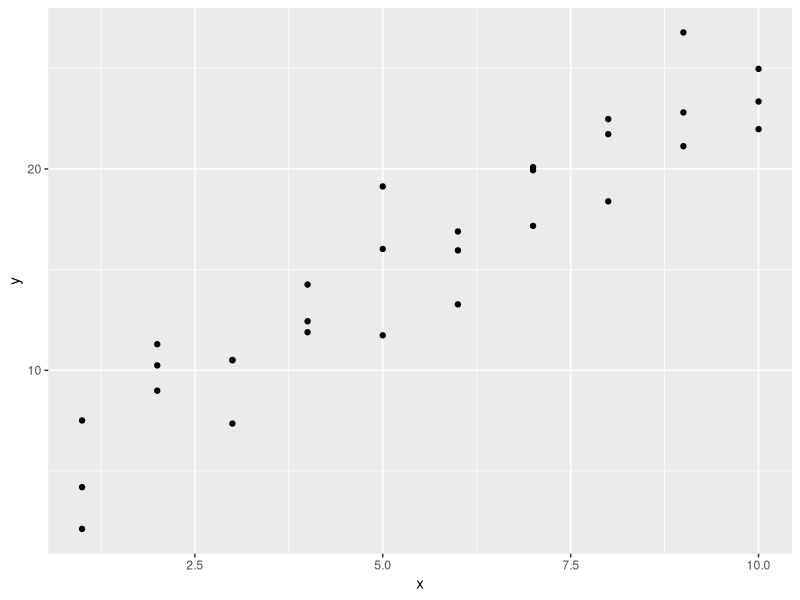
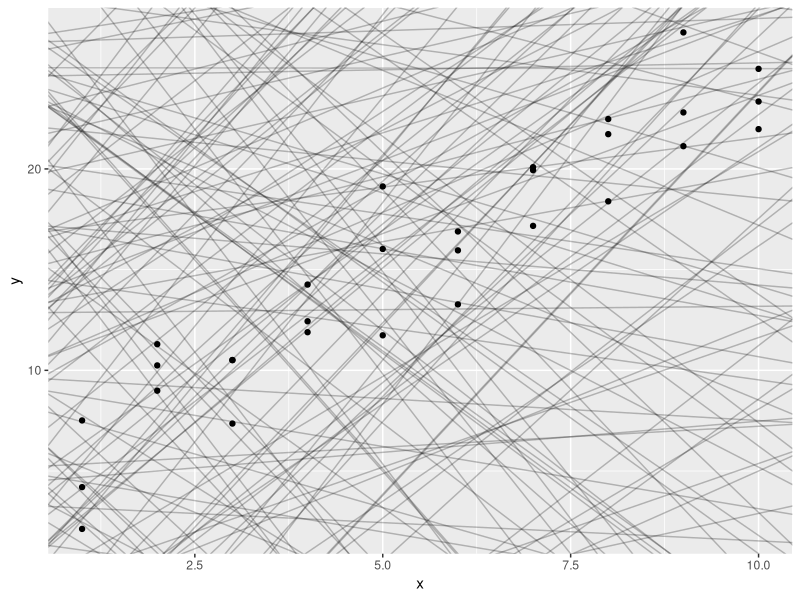
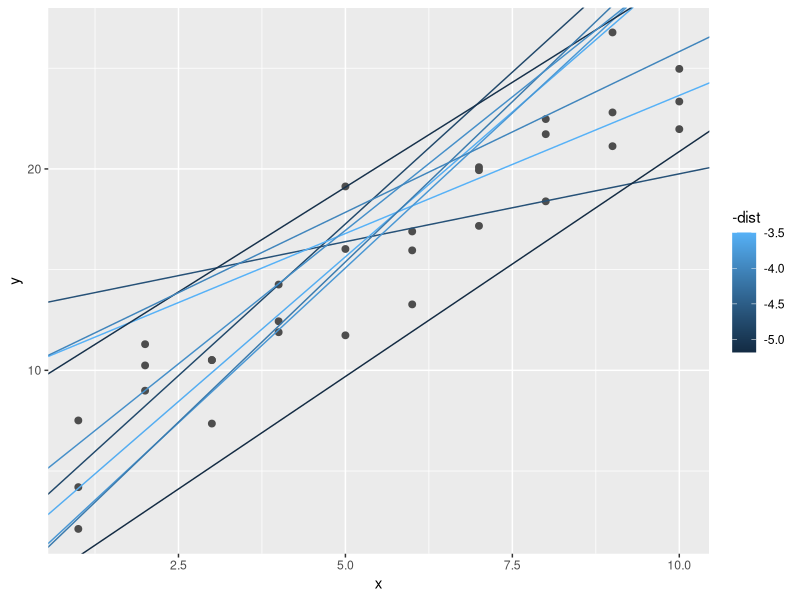
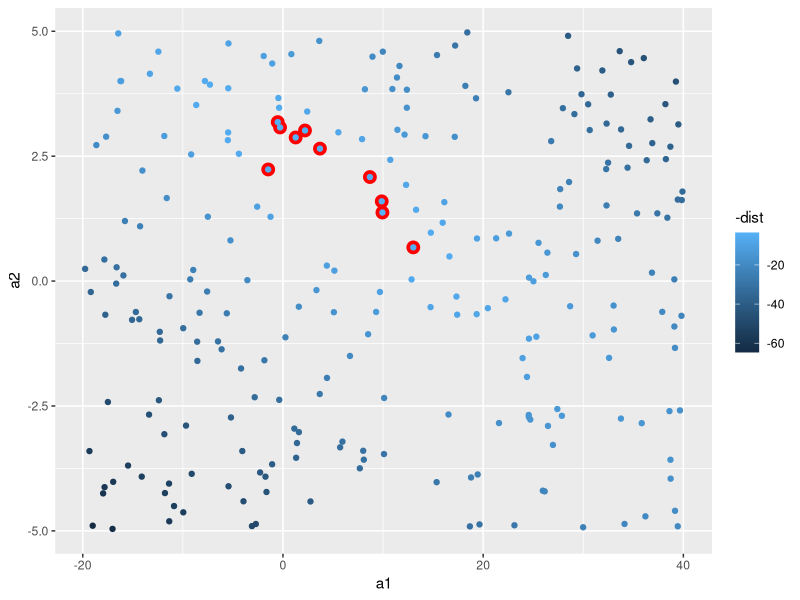
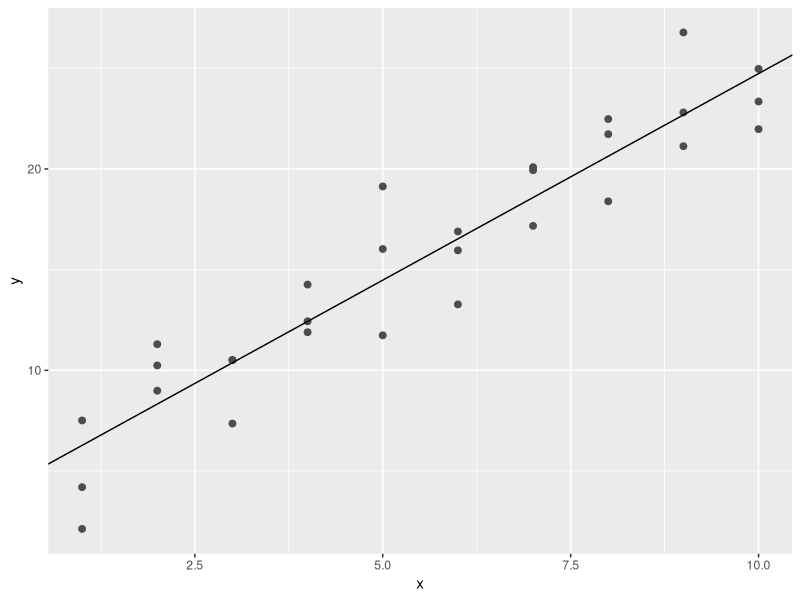
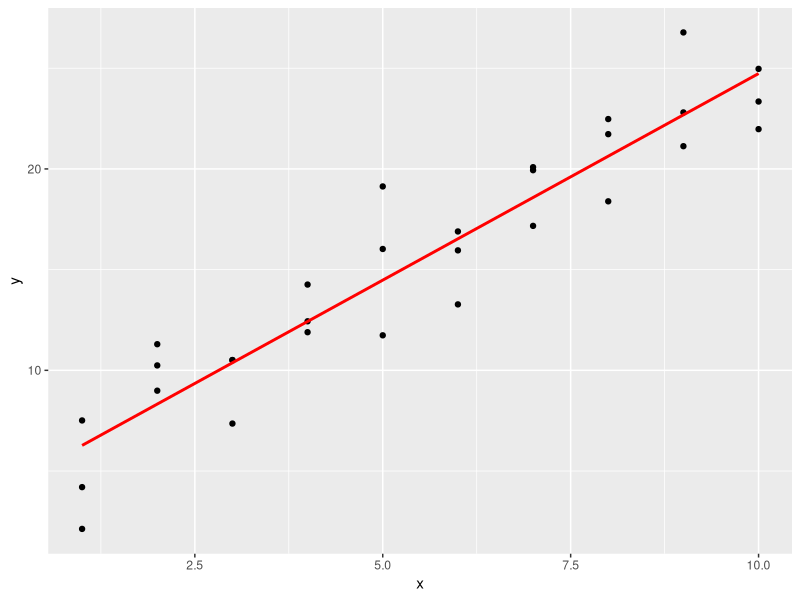
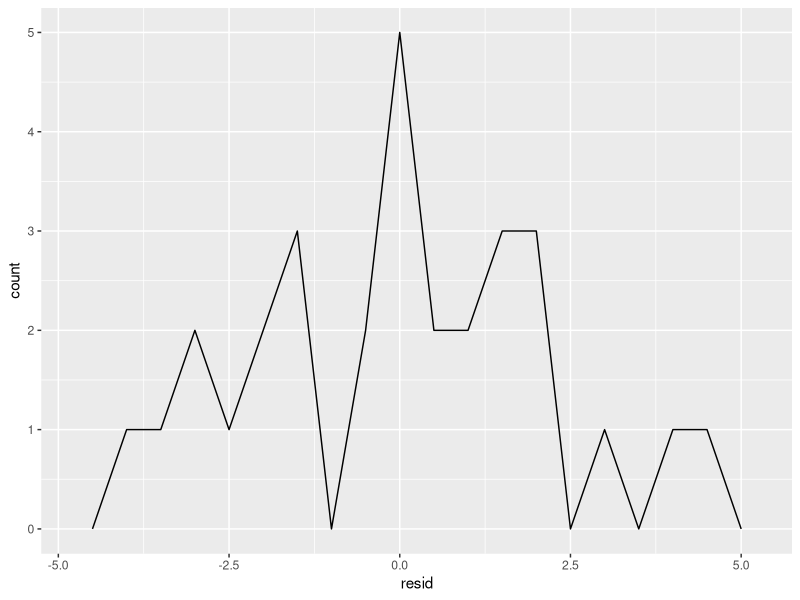
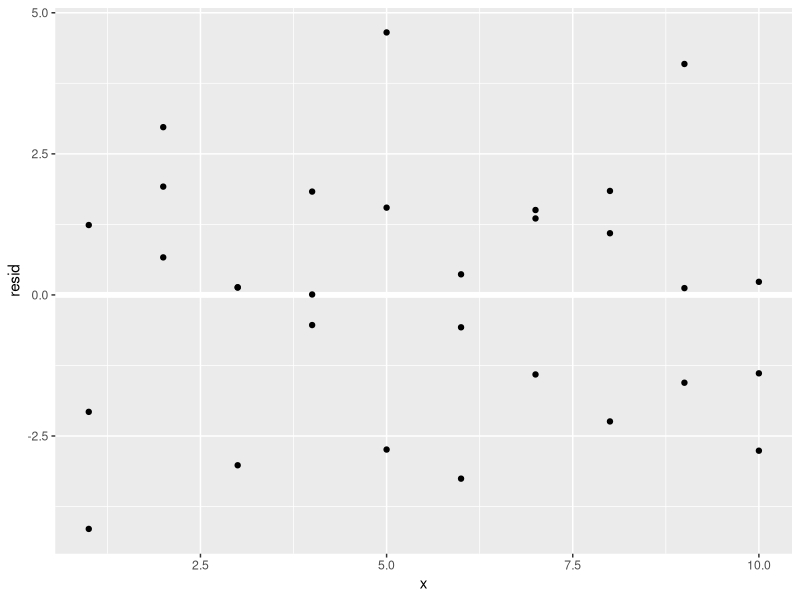

Write the R code that produced these figures, in order.
## ---- chunk 1
knitr::opts_chunk$set(echo = TRUE)
## ---- chunk 2
library(tidyverse)
library(modelr)
options(na.action = na.warn)
## ---- chunk 3
ggplot(sim1, aes(x, y)) + geom_point()
## ---- chunk 4
models <- tibble(a1 = runif(250, -20, 40), a2 = runif(250, -5, 5))
ggplot(sim1, aes(x, y)) +
  geom_abline(aes(intercept = a1, slope = a2), data = models, alpha = 1/4) +
  geom_point()
## ---- chunk 5
model1 <- function(a, data) {
  a[1] + data$x * a[2]
}
model1(c(7, 1.5), sim1)
## ---- chunk 6
## RMSE
measure_distance <- function(mod, data) {
  diff <- data$y - model1(mod, data)
  sqrt(mean(diff ^2))
}
measure_distance(c(7, 1.5), sim1) 
## ---- chunk 7
sim1_dist <- function(a1, a2) {
  measure_distance(c(a1, a2), sim1)
}
models <- models %>% mutate(dist = purrr::map2_dbl(a1, a2, sim1_dist))
models
## ---- chunk 8
ggplot(sim1, aes(x, y)) + geom_point(size = 2, color = "grey30") +
  geom_abline(
    data = filter(models, rank(dist) <= 10),
    aes(intercept = a1, slope = a2, color = -dist)
  )
## ---- chunk 9
ggplot(models, aes(a1, a2)) +
  geom_point(data = filter(models, rank(dist) <= 10), size = 4, color = "red") +
  geom_point(aes(color = -dist))
## ---- chunk 10
best <- optim(c(0, 0), measure_distance, data = sim1)
best$par
ggplot(sim1, aes(x, y)) +
  geom_point(size = 2, color = "gray30") +
  geom_abline(intercept = best$par[1], slope = best$par[2])
## ---- chunk 11
sim1_mod <- lm(y ~ x, data = sim1)
coef(sim1_mod)
## ---- chunk 12
grid <- sim1 %>% data_grid(x)
grid
## ---- chunk 13
# Remember
sim1 
## ---- chunk 14
# sim1_mod <- lm(y~x, data = sim1)
grid <- grid %>% 
  add_predictions(sim1_mod)
grid
## ---- chunk 15
ggplot(sim1, aes(x)) +
  geom_point(aes(y = y)) +
  geom_line(aes(y = pred), data = grid, color = "red", size = 1)
## ---- chunk 16
sim1 <- sim1 %>%
  add_predictions(sim1_mod) %>%  #Remember
  add_residuals(sim1_mod)
sim1
## ---- chunk 17
ggplot(sim1, aes(resid)) +
  geom_freqpoly(binwidth = 0.5)
## ---- chunk 18
ggplot(sim1, aes(x, resid)) +
  geom_ref_line(h = 0) +
  geom_point()
